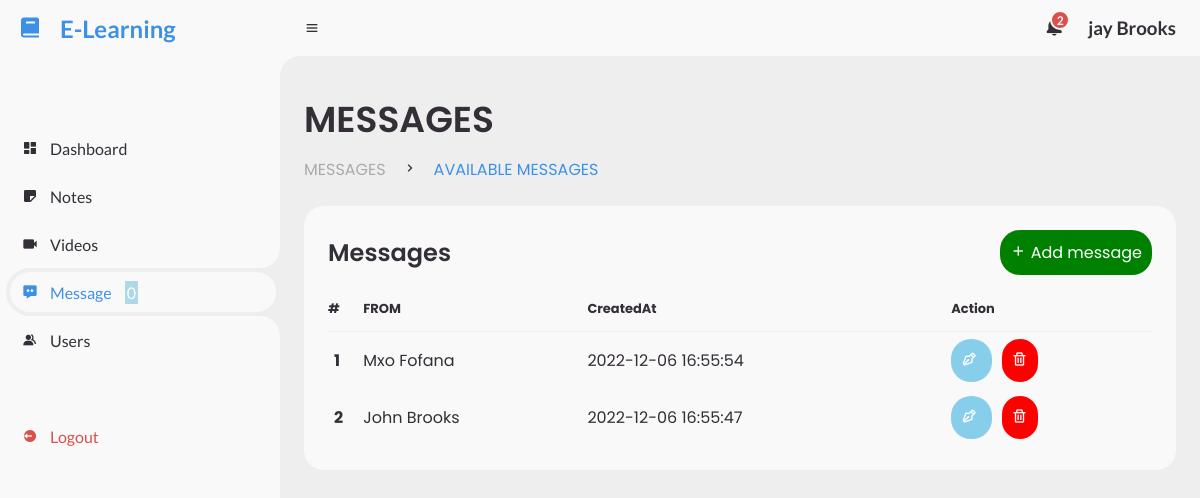
Screenshot of /dashboard/messages.php (signed in) with the database file from the repository.
### tables this page shows
CREATE TABLE `users` (
  `id` int(11) NOT NULL,
  `name` varchar(225) NOT NULL,
  `surname` varchar(225) NOT NULL,
  `email` varchar(225) NOT NULL,
  `password` varchar(225) NOT NULL,
  `role` int(11) NOT NULL DEFAULT 1,
  `created_at` timestamp NOT NULL DEFAULT current_timestamp()
);

CREATE TABLE `messages` (
  `id` int(11) NOT NULL,
  `from_user` int(11) NOT NULL,
  `to_user` int(11) NOT NULL,
  `message` longtext NOT NULL,
  `readed` int(11) NOT NULL DEFAULT 0,
  `created_at` timestamp NOT NULL DEFAULT current_timestamp() ON UPDATE current_timestamp()
);

### includes/session.php (called while the page is built, shortened)
<?php
$session_id=$_SESSION['alogin'];
?>

### dashboard/messages.php (the view, shortened to what this page needs)
<?php
include('top_section.php');
?>
		<main>
			<div class="head-title">
				<div class="left">
					<h1>MESSAGES</h1>
					<ul class="breadcrumb">
						<li>
							<a href="#">MESSAGES</a>
						</li>
						<li><i class='bx bx-chevron-right' ></i></li>
						<li>
							<a class="active" href="#">AVAILABLE MESSAGES</a>
						</li>
					</ul>
				</div>
			</div>
            <div class="table-data">
            <div class="order">
					<div class="head">
                        <h3>Messages</h3>
                        <a style="color: white; background-color:green;padding: 10px;border-radius:20px;" href="add_mess.php">
					        <i class='bx bx-plus' ></i>
					        <span class="text"> Add message</span>
				        </a>
                    </div>
                    <table>
						<thead>
							<tr>
                                <th>#</th>
								<th>FROM</th>
                                <th>CreatedAt</th>
                                <th>Action</th>
							</tr>
						</thead>
						<tbody>
                        <?php
                        $query= mysqli_query($conn,"SELECT * FROM messages ORDER BY id desc")or die(mysqli_error());
                        $cnt=1;
						while ($row = mysqli_fetch_array($query)) {
                        ?>
							<tr>
                                <td>
                                <div class="name-avatar d-flex align-items-center">
										<div class="txt mr-2 flex-shrink-0">
											<b><?php echo htmlentities($cnt);?></b>
										</div>
									</div>
                                </td>
								<td>
                                <?php
									$user_id  = $row['from_user'];
									$search= mysqli_query($conn,"SELECT * FROM users where id = '$user_id'")or die(mysqli_error());
									$searched = mysqli_fetch_array($search);
									echo $searched['name']." ".$searched['surname'];
									?>
                                </td>
								<td> <?php echo $row['created_at']; ?></td>
                                <td>
                                <a style="color: white; background-color:skyblue;padding: 10px;border-radius:20px;" href="mess_reply.php?id=<?php echo $row['id'] ?>">
                                    <i class='bx bx-pen'></i>
				                </a>
                                <a style="color: white; background-color:red;padding: 10px;border-radius:20px;" href="messages.php?delete=<?php echo $row['id'] ?>">
                                    <i class='bx bx-trash'></i>
				                </a>
                                </td>
							</tr>
							<?php $cnt++; }?>
						</tbody>
					</table>
            </div>
        </main>
<?php
include('bottom_section.php')
?>

### dashboard/top_section.php (shortened to what this page needs)
<?php include('../includes/config.php'); ?>
<?php include('../includes/session.php');?>
<?php
$query= mysqli_query($conn,"select * from users where id = '$session_id'")or die(mysqli_error());
$row = mysqli_fetch_array($query);
$role = $row['role'];
$activePage = basename($_SERVER['PHP_SELF'], ".php");
?>
<!DOCTYPE html>
<html lang="en">
<head>
	<link href='https://unpkg.com/boxicons@2.0.9/css/boxicons.min.css' rel='stylesheet'>
	<link rel="stylesheet" href="styles/style.css">
</head>
<body>
	<section id="sidebar">
		<a href="#" class="brand">
			<i class='bx bxs-book'></i>
			<span class="text">E-Learning</span>
		</a>
		<ul class="side-menu top">
			<li class="<?= ($activePage == 'index') ? 'active':''; ?>">
				<a href="index.php">
					<i class='bx bxs-dashboard' ></i>
					<span class="text">Dashboard</span>
				</a>
			</li>
			<li class="<?= ($activePage == 'notes') ? 'active':''; ?>">
				<a href="notes.php">
					<i class='bx bxs-note' ></i>
					<span class="text">Notes</span>
				</a>
			</li>
			<li class="<?= ($activePage == 'videos') ? 'active':''; ?>">
				<a href="videos.php">
					<i class='bx bxs-video' ></i>
					<span class="text">Videos</span>
				</a>
			</li>
			<li class="<?= ($activePage == 'messages') ? 'active':''; ?>">
			<?php
				$sql ="SELECT * FROM messages where to_user ='$session_id' and readed = 0";
				$query= mysqli_query($conn, $sql)or die(mysqli_error());
				$count = mysqli_num_rows($query);
			?>
				<a href="messages.php">
					<i class='bx bxs-message-dots' ></i>
					<span class="text">Message
					<span class="num" style="margin-left: 10px;color:white;background-color:lightblue;padding:2px;border-raduis:50px;"><?php echo $count ?></span>
					</span>
				</a>
			</li>
			<li class="<?= ($activePage == 'users') ? 'active':''; ?>">
				<a href="users.php">
					<i class='bx bxs-group' ></i>
					<span class="text">Users</span>
				</a>
			</li>
		</ul>
		<ul class="side-menu">
			<li>
				<a href="logout.php" class="logout">
					<i class='bx bxs-log-out-circle' ></i>
					<span class="text">Logout</span>
				</a>
			</li>
		</ul>
	</section>
	<section id="content">
		<nav>
			<i class='bx bx-menu' ></i>
			<form action="#">
				<div class="form-input">
				</div>
			</form>
			<?php
				$sql ="SELECT * FROM notifications where to_user ='$role'";
				$query= mysqli_query($conn, $sql)or die(mysqli_error());
				$count = mysqli_num_rows($query);
			?>
			<a class="notification" href="notification.php">
				<span class="num"><?php echo $count ?></span>
			</a>
			<a href="#" class="profile">
				<h1 class="h1"><?php echo $row['name']. " " .$row['surname']; ?></h1>
			</a>
		</nav>

### rows the page displays
users: name "jay", surname "Brooks"
messages: users.name "Mxo", users.surname "Fofana", created_at "2022-12-06 16:55:54"
messages: users.name "John", users.surname "Brooks", created_at "2022-12-06 16:55:47"

### other values shown
$count "0"
$count "2"
